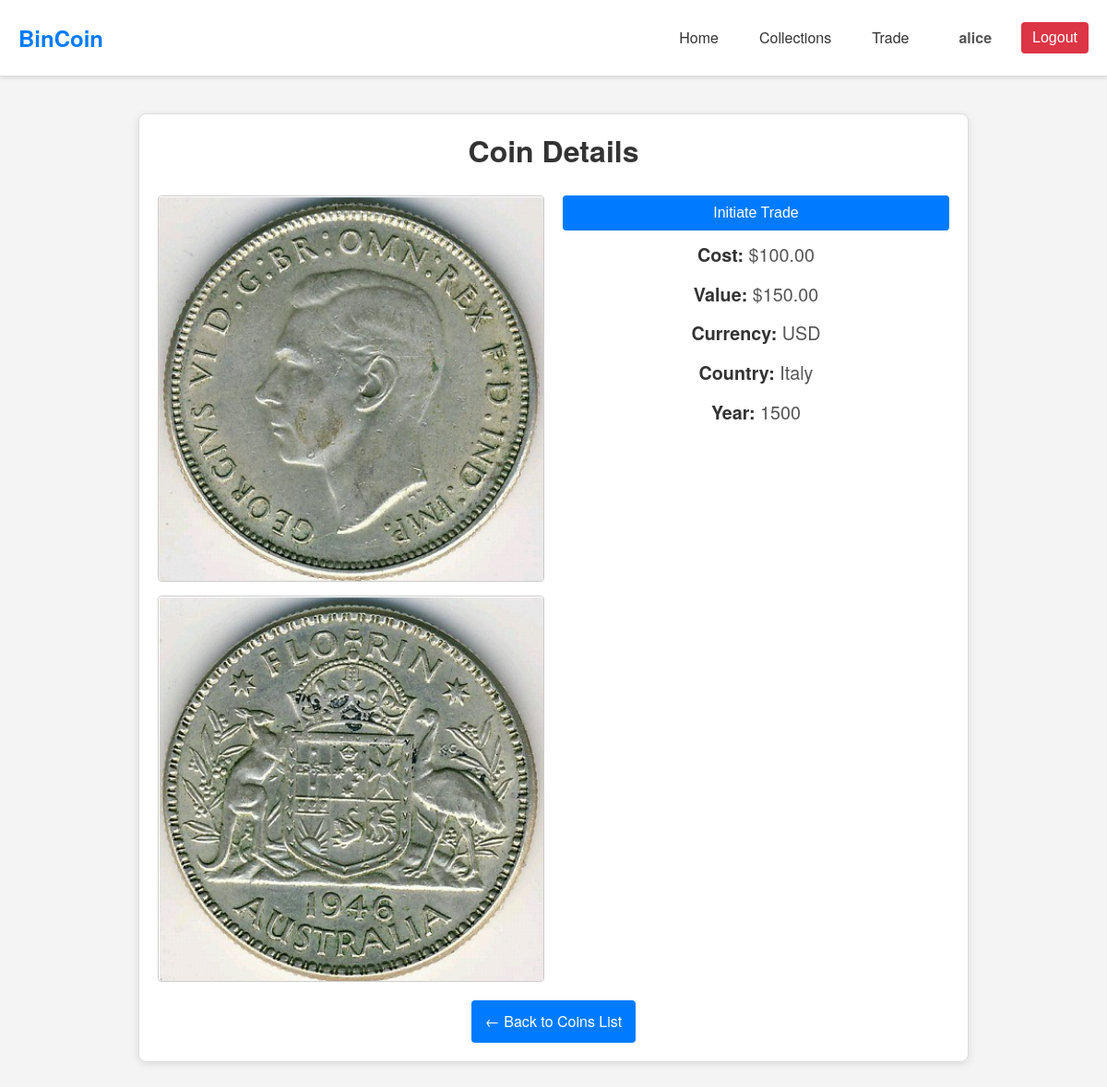
Page /php/coin.php?coin_id=1 (signed in) on the committed database.
### tables this page shows
CREATE TABLE `coin` (
    `id` INT AUTO_INCREMENT PRIMARY KEY,
    `cost` DECIMAL(10, 2) NOT NULL,
    `value` DECIMAL(10, 2) NOT NULL,
    `currency` VARCHAR(50) NOT NULL,
    `front_path` VARCHAR(255) NOT NULL,
    `back_path` VARCHAR(255) NOT NULL,
    `country` VARCHAR(100) NOT NULL,
    `year` INT NOT NULL,
    `coin_collection_id` INT NOT NULL,
    FOREIGN KEY (`coin_collection_id`) REFERENCES `coin_collection`(`id`) ON DELETE CASCADE
);

### php/coin.php (called while the page is built, shortened)
<?php
$coin_id = isset($_GET['coin_id']) ? intval($_GET['coin_id']) : 0;
$conn = new mysqli(SERVERNAME, USERNAME, PASSWORD, DBNAME);
$sql = "SELECT
            cost,
            value,
            currency,
            front_path,
            back_path,
            country,
            year
        FROM coin
        WHERE id = ?";
$stmt = $conn->prepare($sql);
$stmt->bind_param("i", $coin_id);
$stmt->execute();
$result = $stmt->get_result();
if ($result->num_rows > 0) {
    $coin = $result->fetch_assoc();
} else {
    die("Coin not found.");
}
include "../components/coin_page.php"
?>

### components/coin_page.php (the view, shortened to what this page needs)
<!DOCTYPE html>
<html lang="en">
<head>
    <link rel="stylesheet" href="../css/theme.css">
    <link rel="stylesheet" href="../css/coin.css">
</head>
<body>
    <?php include '../components/header.php'; ?>
    <div class="coin-container">
        <h1>Coin Details</h1>
        <div class="coin-details">
            <div class="image-section">
                <img src="<?= $coin['front_path']; ?>" alt="Coin Front"/>
                <img src="<?= $coin['back_path']; ?>" alt="Coin Back"
                    onerror="this.onerror=null; this.src='/assets/images/f1.jpg'" />
            </div>
            <div class="info-section">
            <?php include 'trade_button.php'; ?>
                <p><strong>Cost:</strong> $<?= number_format($coin['cost'], 2); ?></p>
                <p><strong>Value:</strong> $<?= number_format($coin['value'], 2); ?></p>
                <p><strong>Currency:</strong> <?= htmlspecialchars($coin['currency']); ?></p>
                <p><strong>Country:</strong> <?= htmlspecialchars($coin['country']); ?></p>
                <p><strong>Year:</strong> <?= htmlspecialchars($coin['year']); ?></p>
            </div>
        </div>
        <a href="dashboard.php" class="back-button">← Back to Coins List</a>
    </div>
</body>
</html>

### css/theme.css (style rules this page uses)
* { margin: 0; padding: 0; box-sizing: border-box; }
html { font-size: 16px; }
body { font-family: 'Helvetica Neue', Arial, sans-serif; line-height: 1.6; color: #333; background-color: #f4f4f4; }
h1, h2, h3, h4, h5, h6 { color: #222; margin-bottom: 1rem; line-height: 1.2; }
p { margin-bottom: 1.2rem; }
a { color: #007BFF; text-decoration: none; transition: color 0.3s ease; }

### css/coin.css (style rules this page uses)
.coin-container { background-color: #fff; padding: 20px; border-radius: 10px; box-shadow: 0 4px 8px rgba(0, 0, 0, 0.2); width: 80%; max-width: 600px; text-align: center; }
h1 { margin-bottom: 20px; color: #333; }
.coin-details { display: flex; flex-wrap: wrap; justify-content: center; gap: 20px; }
.image-section img { width: 150px; height: 150px; object-fit: cover; border: 1px solid #ddd; border-radius: 10px; }
.info-section p { font-size: 1.1em; color: #555; margin: 5px 0; }
.info-section strong { color: #333; }

### components/coin_page.php (style rules this page uses)
.coin-container { max-width: 900px; margin: 40px auto; padding: 20px; background-color: #ffffff; border: 1px solid #ddd; border-radius: 8px; box-shadow: 0 2px 8px rgba(0, 0, 0, 0.1); }
.coin-container h1 { text-align: center; margin-bottom: 30px; color: #333; }
.coin-details { display: flex; flex-wrap: wrap; gap: 20px; }
.image-section { flex: 1 1 300px; display: flex; flex-direction: column; gap: 15px; }
.image-section img { width: 100%; height: auto; border: 1px solid #ccc; border-radius: 4px; object-fit: contain; background-color: #f9f9f9; }
.info-section { flex: 1 1 300px; display: flex; flex-direction: column; gap: 10px; font-size: 18px; color: #555; }
.info-section p { margin: 0; }
.back-button { display: inline-block; margin-top: 20px; padding: 10px 15px; background-color: #007BFF; color: #fff; text-decoration: none; border-radius: 4px; transition: background-color 0.3s; }

### rows in the picture
coin: front_path (picture), back_path (picture), cost "100.00", value "150.00", currency "USD", country "Italy", year "1500"

### other values in the picture
$_SESSION['username'] "alice"
